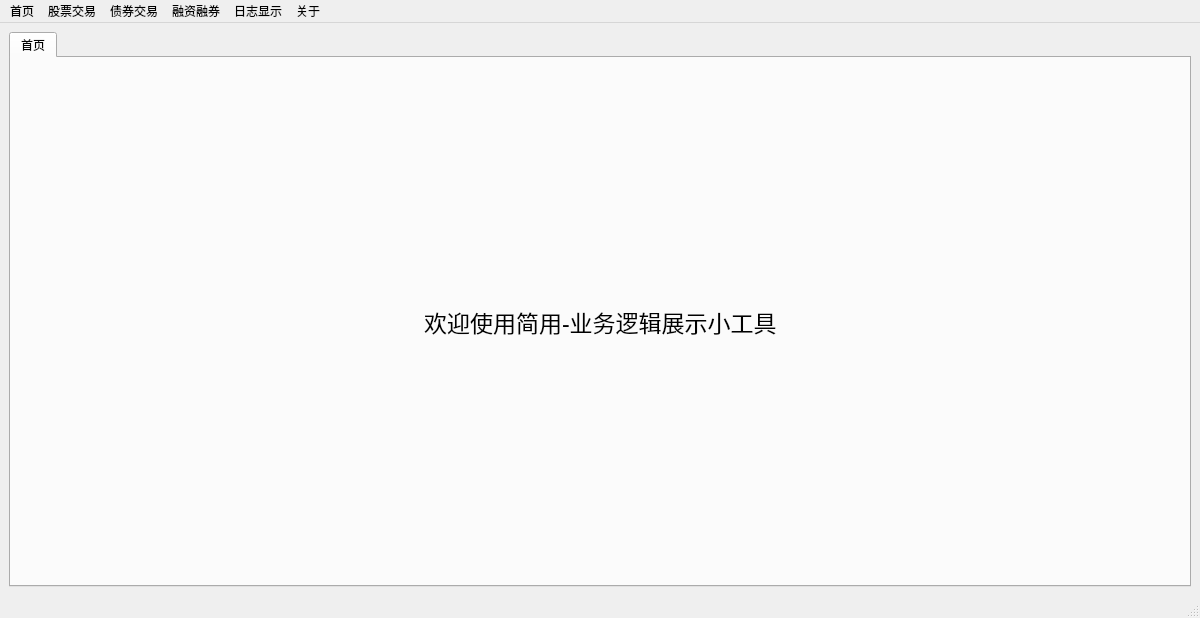
<?xml version="1.0" encoding="UTF-8"?>
<ui version="4.0">
 <class>MainWindow</class>
 <widget class="QMainWindow" name="MainWindow">
  <property name="geometry">
   <rect>
    <x>0</x>
    <y>0</y>
    <width>1200</width>
    <height>618</height>
   </rect>
  </property>
  <property name="windowTitle">
   <string>简用</string>
  </property>
  <property name="styleSheet">
   <string notr="true"/>
  </property>
  <widget class="QWidget" name="centralwidget">
   <layout class="QGridLayout" name="gridLayout">
    <item row="0" column="0">
     <widget class="QTabWidget" name="tabWidget">
      <property name="currentIndex">
       <number>0</number>
      </property>
      <widget class="QWidget" name="tab">
       <attribute name="title">
        <string>首页</string>
       </attribute>
       <layout class="QGridLayout" name="gridLayout_2">
        <item row="0" column="0">
         <spacer name="horizontalSpacer">
          <property name="orientation">
           <enum>Qt::Horizontal</enum>
          </property>
          <property name="sizeHint" stdset="0">
           <size>
            <width>40</width>
            <height>20</height>
           </size>
          </property>
         </spacer>
        </item>
        <item row="0" column="1">
         <widget class="QLabel" name="label">
          <property name="font">
           <font>
            <pointsize>17</pointsize>
           </font>
          </property>
          <property name="text">
           <string>欢迎使用简用-业务逻辑展示小工具</string>
          </property>
          <property name="wordWrap">
           <bool>false</bool>
          </property>
         </widget>
        </item>
        <item row="0" column="2">
         <spacer name="horizontalSpacer_2">
          <property name="orientation">
           <enum>Qt::Horizontal</enum>
          </property>
          <property name="sizeHint" stdset="0">
           <size>
            <width>40</width>
            <height>20</height>
           </size>
          </property>
         </spacer>
        </item>
       </layout>
      </widget>
     </widget>
    </item>
   </layout>
  </widget>
  <widget class="QMenuBar" name="menubar">
   <property name="geometry">
    <rect>
     <x>0</x>
     <y>0</y>
     <width>1200</width>
     <height>23</height>
    </rect>
   </property>
   <widget class="QMenu" name="menu">
    <property name="title">
     <string>首页</string>
    </property>
   </widget>
   <widget class="QMenu" name="menu_2">
    <property name="title">
     <string>股票交易</string>
    </property>
    <addaction name="MShareTrade"/>
   </widget>
   <widget class="QMenu" name="menu_3">
    <property name="title">
     <string>债券交易</string>
    </property>
    <addaction name="separator"/>
    <addaction name="action1_2"/>
    <addaction name="action2_2"/>
    <addaction name="actionaa"/>
   </widget>
   <widget class="QMenu" name="menu_4">
    <property name="title">
     <string>融资融券</string>
    </property>
    <addaction name="separator"/>
    <addaction name="action1_3"/>
    <addaction name="action2_3"/>
    <addaction name="action3_2"/>
   </widget>
   <widget class="QMenu" name="menu_5">
    <property name="title">
     <string>日志显示</string>
    </property>
    <addaction name="calcLog"/>
    <addaction name="gongshi"/>
   </widget>
   <widget class="QMenu" name="menu_6">
    <property name="title">
     <string>关于</string>
    </property>
    <addaction name="actionAbout"/>
   </widget>
   <addaction name="menu"/>
   <addaction name="menu_2"/>
   <addaction name="menu_3"/>
   <addaction name="menu_4"/>
   <addaction name="menu_5"/>
   <addaction name="menu_6"/>
  </widget>
  <widget class="QStatusBar" name="statusbar">
   <property name="font">
    <font>
     <pointsize>1</pointsize>
    </font>
   </property>
  </widget>
  <action name="action1">
   <property name="text">
    <string/>
   </property>
  </action>
  <action name="action2">
   <property name="text">
    <string>2</string>
   </property>
  </action>
  <action name="action3">
   <property name="text">
    <string>3</string>
   </property>
  </action>
  <action name="action1_2">
   <property name="checkable">
    <bool>false</bool>
   </property>
   <property name="enabled">
    <bool>true</bool>
   </property>
   <property name="text">
    <string>债券交易</string>
   </property>
   <property name="statusTip">
    <string/>
   </property>
   <property name="whatsThis">
    <string/>
   </property>
   <property name="shortcutContext">
    <enum>Qt::WindowShortcut</enum>
   </property>
   <property name="menuRole">
    <enum>QAction::TextHeuristicRole</enum>
   </property>
   <property name="priority">
    <enum>QAction::NormalPriority</enum>
   </property>
  </action>
  <action name="action2_2">
   <property name="text">
    <string>债券质押</string>
   </property>
  </action>
  <action name="action1_3">
   <property name="text">
    <string>融资买入</string>
   </property>
  </action>
  <action name="action2_3">
   <property name="text">
    <string>融资卖出</string>
   </property>
  </action>
  <action name="action3_2">
   <property name="text">
    <string>买券还券</string>
   </property>
  </action>
  <action name="actionaa">
   <property name="text">
    <string>债券回购</string>
   </property>
  </action>
  <action name="MShareTrade">
   <property name="text">
    <string>股票买卖</string>
   </property>
  </action>
  <action name="actionAbout">
   <property name="text">
    <string>系统介绍</string>
   </property>
  </action>
  <action name="action2_4">
   <property name="text">
    <string>2、系统版本说明</string>
   </property>
  </action>
  <action name="calcLog">
   <property name="text">
    <string>计算日志</string>
   </property>
  </action>
  <action name="gongshi">
   <property name="enabled">
    <bool>true</bool>
   </property>
   <property name="text">
    <string>公式显示</string>
   </property>
  </action>
 </widget>
 <resources>
  <include location="ICON.qrc"/>
 </resources>
 <connections/>
</ui>
